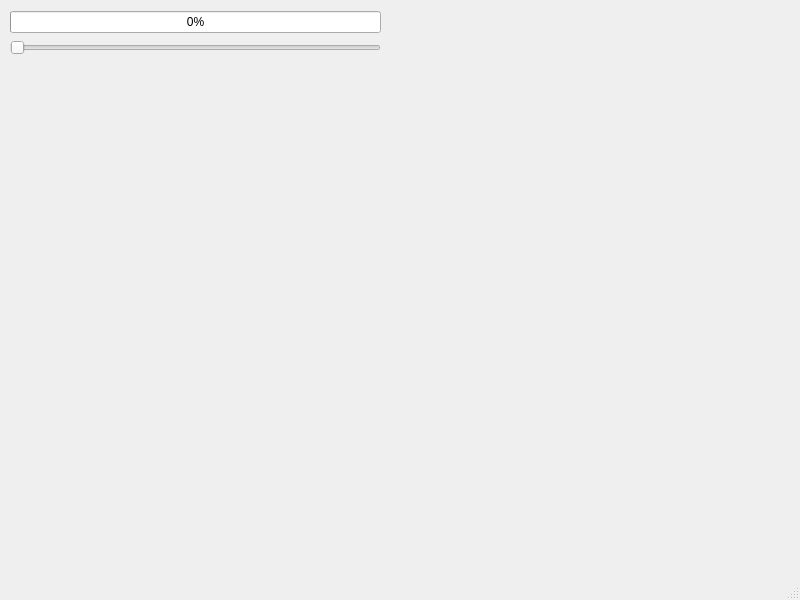
<?xml version="1.0" encoding="UTF-8"?>
<ui version="4.0">
 <class>MainWindow</class>
 <widget class="QMainWindow" name="MainWindow">
  <property name="geometry">
   <rect>
    <x>0</x>
    <y>0</y>
    <width>800</width>
    <height>600</height>
   </rect>
  </property>
  <property name="windowTitle">
   <string>MainWindow</string>
  </property>
  <widget class="QWidget" name="centralwidget">
   <widget class="QWidget" name="">
    <property name="geometry">
     <rect>
      <x>10</x>
      <y>10</y>
      <width>371</width>
      <height>47</height>
     </rect>
    </property>
    <layout class="QVBoxLayout" name="verticalLayout">
     <item>
      <widget class="QProgressBar" name="progressBar">
       <property name="maximum">
        <number>100</number>
       </property>
       <property name="value">
        <number>0</number>
       </property>
      </widget>
     </item>
     <item>
      <widget class="QSlider" name="horizontalSlider">
       <property name="maximum">
        <number>100</number>
       </property>
       <property name="orientation">
        <enum>Qt::Horizontal</enum>
       </property>
      </widget>
     </item>
    </layout>
   </widget>
  </widget>
  <widget class="QMenuBar" name="menubar">
   <property name="geometry">
    <rect>
     <x>0</x>
     <y>0</y>
     <width>800</width>
     <height>21</height>
    </rect>
   </property>
  </widget>
  <widget class="QStatusBar" name="statusbar"/>
 </widget>
 <resources/>
 <connections/>
</ui>
